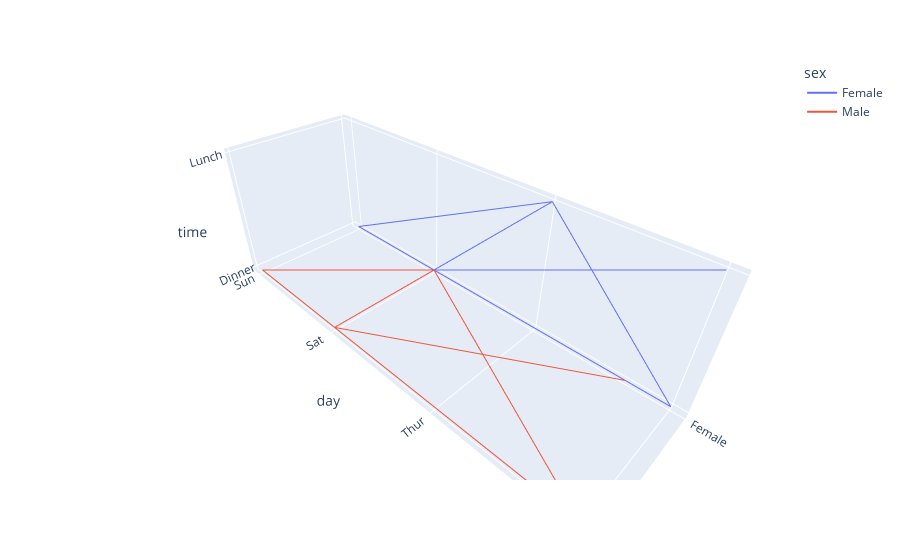

The notebook cell saved with this chart:
### Code cell
import plotly.express as px

# data to be plotted
df = px.data.tips()

# plotting the figure
fig = px.line_3d(df, x="sex", y="day",
				z="time", color="sex")

fig.show()

### Figure 1 — Plotly figure (JSON) as saved in the notebook; plotly's stock layout.template omitted (floating-point values rounded to 4 significant figures; data arrays with more than 128 entries replaced by an {"elided": "..."} marker saying what was removed)
{"data": [{"hovertemplate": "sex=%{x}<br>day=%{y}<br>time=%{z}<extra></extra>", "legendgroup": "Female", "line": {"color": "#636efa", "dash": "solid"}, "marker": {"symbol": "circle"}, "mode": "lines", "name": "Female", "scene": "scene", "showlegend": true, "type": "scatter3d", "x": ["Female", "Female", "Female", "Female", "Female", "Female", "Female", "Female", "Female", "Female", "Female", "Female", "Female", "Female", "Female", "Female", "Female", "Female", "Female", "Female", "Female", "Female", "Female", "Female", "Female", "Female", "Female", "Female", "Female", "Female", "Female", "Female", "Female", "Female", "Female", "Female", "Female", "Female", "Female", "Female", "Female", "Female", "Female", "Female", "Female", "Female", "Female", "Female", "Female", "Female", "Female", "Female", "Female", "Female", "Female", "Female", "Female", "Female", "Female", "Female", "Female", "Female", "Female", "Female", "Female", "Female", "Female", "Female", "Female", "Female", "Female", "Female", "Female", "Female", "Female", "Female", "Female", "Female", "Female", "Female", "Female", "Female", "Female", "Female", "Female", "Female", "Female"], "y": ["Sun", "Sun", "Sun", "Sun", "Sun", "Sun", "Sat", "Sat", "Sat", "Sat", "Sat", "Sat", "Sun", "Sun", "Sat", "Sat", "Sat", "Sat", "Sat", "Sat", "Sat", "Thur", "Thur", "Fri", "Fri", "Fri", "Fri", "Fri", "Sat", "Sat", "Sat", "Sat", "Sat", "Sun", "Sun", "Thur", "Thur", "Thur", "Thur", "Thur", "Thur", "Thur", "Thur", "Thur", "Thur", "Thur", "Thur", "Thur", "Thur", "Thur", "Thur", "Thur", "Thur", "Thur", "Thur", "Thur", "Thur", "Sun", "Sun", "Sun", "Sun", "Sun", "Sat", "Sat", "Sun", "Sun", "Sun", "Thur", "Thur", "Thur", "Thur", "Thur", "Thur", "Thur", "Sat", "Sat", "Sat", "Sat", "Sat", "Fri", "Fri", "Fri", "Fri", "Sat", "Sat", "Sat", "Thur"], "z": ["Dinner", "Dinner", "Dinner", "Dinner", "Dinner", "Dinner", "Dinner", "Dinner", "Dinner", "Dinner", "Dinner", "Dinner", "Dinner", "Dinner", "Dinner", "Dinner", "Dinner", "Dinner", "Dinner", "Dinner", "Dinner", "Lunch", "Lunch", "Dinner", "Dinner", "Dinner", "Dinner", "Dinner", "Dinner", "Dinner", "Dinner", "Dinner", "Dinner", "Dinner", "Dinner", "Lunch", "Lunch", "Lunch", "Lunch", "Lunch", "Lunch", "Lunch", "Lunch", "Lunch", "Lunch", "Lunch", "Lunch", "Lunch", "Lunch", "Lunch", "Lunch", "Lunch", "Lunch", "Lunch", "Lunch", "Lunch", "Lunch", "Dinner", "Dinner", "Dinner", "Dinner", "Dinner", "Dinner", "Dinner", "Dinner", "Dinner", "Dinner", "Lunch", "Lunch", "Lunch", "Lunch", "Lunch", "Lunch", "Lunch", "Dinner", "Dinner", "Dinner", "Dinner", "Dinner", "Lunch", "Lunch", "Lunch", "Lunch", "Dinner", "Dinner", "Dinner", "Dinner"]}, {"hovertemplate": "sex=%{x}<br>day=%{y}<br>time=%{z}<extra></extra>", "legendgroup": "Male", "line": {"color": "#EF553B", "dash": "solid"}, "marker": {"symbol": "circle"}, "mode": "lines", "name": "Male", "scene": "scene", "showlegend": true, "type": "scatter3d", "x": {"elided": "157 str values"}, "y": {"elided": "157 str values"}, "z": {"elided": "157 str values"}}], "layout": {"legend": {"title": {"text": "sex"}, "tracegroupgap": 0}, "margin": {"t": 60}, "scene": {"domain": {"x": [0, 1], "y": [0, 1]}, "xaxis": {"categoryarray": ["Female", "Male"], "categoryorder": "array", "title": {"text": "sex"}}, "yaxis": {"title": {"text": "day"}}, "zaxis": {"title": {"text": "time"}}}}}
